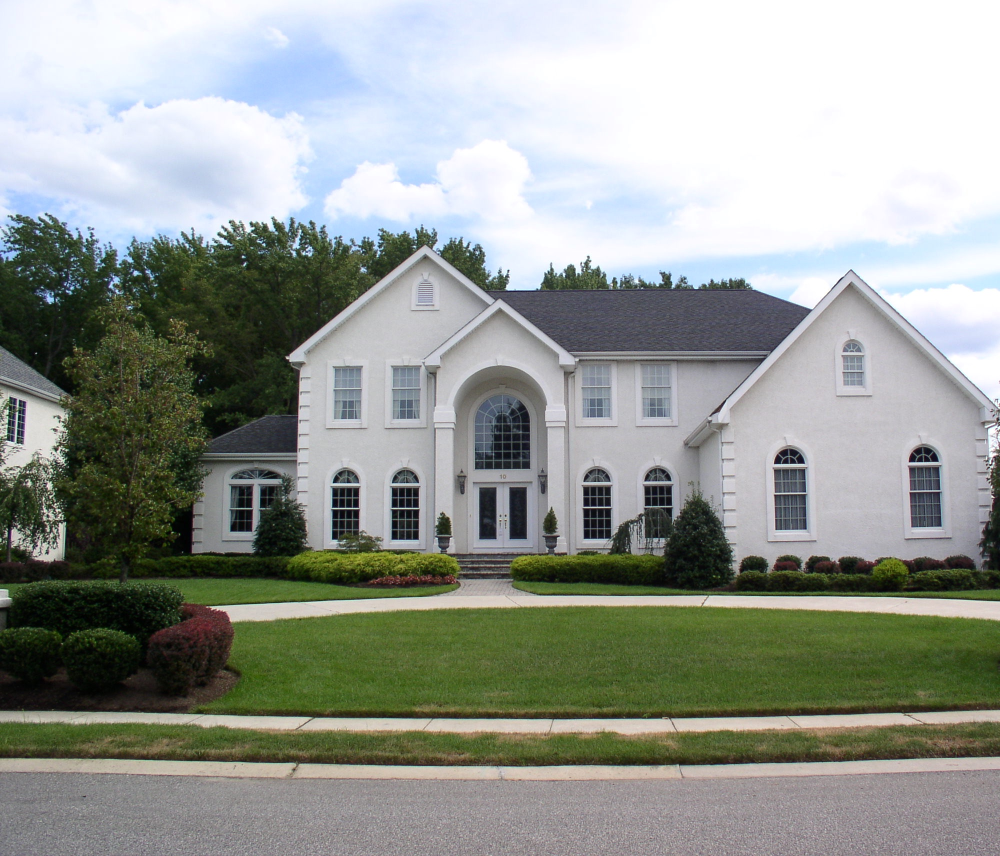
#> input picture pybind/pybind_examples/house.jpg, 2000 x 1712 px, found by its file name (shown at 1/2 size)
$ jupyter execute --allow-errors mandelbrot.ipynb
#> lines starting #> are read from the running program, lines starting #| are printed output that depends on the picture
### pybind/pybind_src/immvision/imgui_runner.py
from . import _gl_provider_sentinel
from sdl2 import *
import ctypes
import OpenGL.GL as gl

import imgui

from imgui.integrations.sdl2 import SDL2Renderer
from dataclasses import dataclass
import typing


class _PowerSave:
    USE_POWER_SAVE = True
    _idle_wait_time = 1. / 4. # 4 fps if idle
    _max_wait_before_next_frame_seconds: float = _idle_wait_time

    def on_new_frame(self):
        self._max_wait_before_next_frame_seconds = _PowerSave._idle_wait_time

    def set_max_wait_before_next_frame(self, time_seconds):
        assert(time_seconds >= 0)
        self._max_wait_before_next_frame_seconds = time_seconds

    def get_event_waiting_time(self):
        return self._max_wait_before_next_frame_seconds


power_save =  _PowerSave()


@dataclass
class ImguiAppParams:
    # Main function that will display the gui
    gui_function: typing.Callable = None
    # Title and Size
    app_window_title: str = "ImGui Application"
    app_window_size: (int, int) = (1280, 720)
    # Provide a default full *imgui* window inside the app
    provide_default_window: bool = True
    # Make the App window almost full screen?
    windowed_full_screen: bool = False
    # Change this bool to True when you want to exit
    app_shall_exit: bool = False
    # Use power save: if this is true, you can increase manually the idle FPS by calling
    # imgui_runner.power_save.set_max_wait_before_next_frame( 1 / desired_fps)
    use_power_save: bool = True
    # Anti-aliasing number of samples
    # - if the call to SDL_GL_CreateContext fails, try reducing the value to zero
    # - if you want better antialiasing, you can also increase it
    gl_multisamples = 4


def run(imgui_app_params: ImguiAppParams):
    window, gl_context = _impl_pysdl2_init(imgui_app_params)
    imgui.create_context()
    impl = SDL2Renderer(window)

    running = True
    power_save.USE_POWER_SAVE = imgui_app_params.use_power_save
    event = SDL_Event()
    while running:

        if power_save.USE_POWER_SAVE:
            _impl_sdl2_wait_for_event_power_save(window)

        while SDL_PollEvent(ctypes.byref(event)) != 0:
            if event.type == SDL_QUIT:
                running = False
                break
            impl.process_event(event)
        impl.process_inputs()

        imgui.new_frame()
        power_save.on_new_frame()

        # [13 lines left out: function gui_handler, not called in this run]
        gui_handler()

        gl.glClearColor(1., 1., 1., 1)
        gl.glClear(gl.GL_COLOR_BUFFER_BIT)

        imgui.render()
        impl.render(imgui.get_draw_data())
        SDL_GL_SwapWindow(window)

    impl.shutdown()
    SDL_GL_DeleteContext(gl_context)
    SDL_DestroyWindow(window)
    SDL_Quit()


def _impl_pysdl2_init(imgui_app_params: ImguiAppParams):
    if SDL_Init(SDL_INIT_EVERYTHING) < 0:
        print("Error:SDL_Init failed! SDL Error: " + SDL_GetError().decode("utf-8"))
        exit(1)

    SDL_GL_SetAttribute(SDL_GL_DOUBLEBUFFER, 1)
    SDL_GL_SetAttribute(SDL_GL_DEPTH_SIZE, 24)
    SDL_GL_SetAttribute(SDL_GL_STENCIL_SIZE, 8)
    SDL_GL_SetAttribute(SDL_GL_ACCELERATED_VISUAL, 1)

    if imgui_app_params.gl_multisamples > 0:
        SDL_GL_SetAttribute(SDL_GL_MULTISAMPLEBUFFERS, 1)
        SDL_GL_SetAttribute(SDL_GL_MULTISAMPLESAMPLES, imgui_app_params.gl_multisamples)

    SDL_GL_SetAttribute(SDL_GL_CONTEXT_FLAGS, SDL_GL_CONTEXT_FORWARD_COMPATIBLE_FLAG)
    SDL_GL_SetAttribute(SDL_GL_CONTEXT_MAJOR_VERSION, 4)
    SDL_GL_SetAttribute(SDL_GL_CONTEXT_MINOR_VERSION, 1)
    SDL_GL_SetAttribute(SDL_GL_CONTEXT_PROFILE_MASK, SDL_GL_CONTEXT_PROFILE_CORE)

    SDL_SetHint(SDL_HINT_MAC_CTRL_CLICK_EMULATE_RIGHT_CLICK, b"1")
    SDL_SetHint(SDL_HINT_VIDEO_HIGHDPI_DISABLED, b"1")

    window_flags = (SDL_WINDOW_OPENGL | SDL_WINDOW_RESIZABLE | SDL_WINDOW_ALLOW_HIGHDPI)

    window = SDL_CreateWindow(imgui_app_params.app_window_title.encode('utf-8'),
                          SDL_WINDOWPOS_CENTERED, SDL_WINDOWPOS_CENTERED,
                          imgui_app_params.app_window_size[0], imgui_app_params.app_window_size[1],
                          window_flags)
    if window is None:
        print("Error: SDL_CreateWindow failed! SDL Error: " + SDL_GetError().decode("utf-8"))
        exit(1)

    gl_context = SDL_GL_CreateContext(window)
    if gl_context is None:
        print("Error: SDL_GL_CreateContext failed! SDL Error: " + SDL_GetError().decode("utf-8"))
        exit(1)

    SDL_GL_MakeCurrent(window, gl_context)

    swap_interval_result = SDL_GL_SetSwapInterval(1)  # Enable vsync
    if swap_interval_result < 0:
        print(f"Warning, SDL_GL_SetSwapInterval returned {SDL_GL_SetSwapInterval}")

    return window, gl_context


# [13 lines left out: functions _impl_sdl2_wait_for_event_power_save, _test_gui_function, not called in this run]


# [8 lines that do not run on import are left out]

### pybind/pybind_examples/mandelbrot.ipynb
# Mandelbrot

## Vectorized mandelbrot set

Mandelbrot code inspired from [NumPy: Compute Mandelbrot set by Vectorization](https://www.learnpythonwithrune.org/numpy-compute-mandelbrot-set-by-vectorization/),
by @PythonWithRune

[cell 1]
# mandelbrot vectorized function definition
import numpy as np
import matplotlib.pyplot as plt

def mandelbrot(height, width, x=-0.5, y=0, zoom=1, max_iterations=100):
    # To make navigation easier we calculate these values
#> called with height = 800, width = 1000, x = -0.5, y = 0, zoom = 1, max_iterations = 100
    x_width = 1.5
    y_height = 1.5*height/width
    x_from = x - x_width/zoom
    x_to = x + x_width/zoom
    y_from = y - y_height/zoom
    y_to = y + y_height/zoom
    # Here the actual algorithm starts
    x = np.linspace(x_from, x_to, width).reshape((1, width))
    y = np.linspace(y_from, y_to, height).reshape((height, 1))
    c = x + 1j * y
    # Initialize z to all zero
    z = np.zeros(c.shape, dtype=np.complex128)
    # To keep track in which iteration the point diverged
    div_time = np.zeros(z.shape, dtype=int)
    # To keep track on which points did not converge so far
    m = np.full(c.shape, True, dtype=bool)
    for i in range(max_iterations):
        z[m] = z[m]**2 + c[m]
        diverged = np.greater(np.abs(z), 2, out=np.full(c.shape, False), where=m) # Find diverging
        div_time[diverged] = i      # set the value of the diverged iteration number
        # m[np.abs(z) > 2] = False    # to remember which have diverged
        m[diverged] = False
    return div_time

[cell 2]
# Show plot of mandelbrot via matlplotlib
plt.imshow(mandelbrot(800, 1000), cmap='magma')
# The image below of Mandelbrot set
# plt.imshow(mandelbrot(800, 1000, -0.75, 0.0, 2, 200), cmap='magma')
# The image below of below of Mandelbrot set
# plt.imshow(mandelbrot(800, 1000, -1, 0.3, 20, 500), cmap='magma')
plt.show()
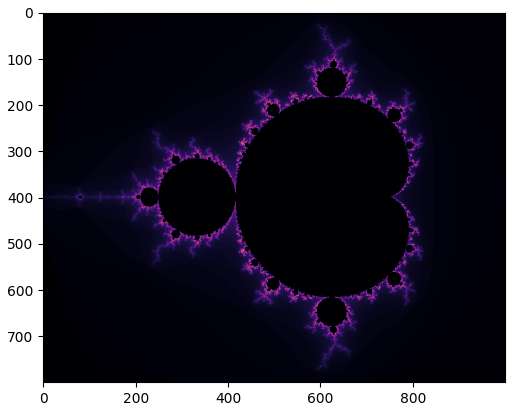
#> figure drawn by matplotlib, 1 panel

[cell 3]
# Show mandelbrot with immvision
import imgui
import immvision.imgui_runner
import immvision

ax = plt.imshow(mandelbrot(800, 1000), cmap='magma')
#> (the rest of this cell did not finish here and is left out)

[cell 4]
# Perf mandelbrot vectorized
w, h = 800, 600
x = -0.5
y= 0.
zoom = 1.
max_iterations = 100

image = mandelbrot(h, w, x=x, y=y, zoom=zoom, max_iterations=max_iterations)
image.shape

## Mandelbrot with Numba

#> (a cell that did not finish here is left out)

#> (a cell that did not finish here is left out)

#> (a cell that did not finish here is left out)

[cell 8]
# test immvision
import cv2
import immvision
import immvision.imgui_runner
m = cv2.imread("/Users/pascal/dvp/OpenSource/ImGuiWork/immvision/pybind/pybind_examples/house.jpg")
#> m is the input picture: shape (1712, 2000, 3); mean B, G, R 148.1, 154.1, 149.2
#> (the rest of this cell did not finish here and is left out)
